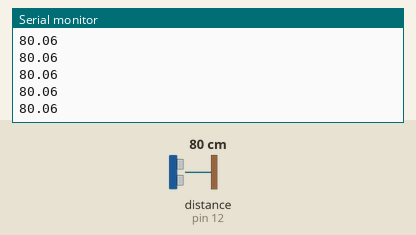
This sketch was run on a simulated Arduino Uno, built with avr-gcc and run on an emulated ATmega328P. Parts: the last lines printed to the serial monitor. Wiring (inferred from the names in the program): ultrasonic range finder: trigger pin 13; echo pin 12. Inputs (shaded band) come from the test bench; at power-on: distance to the obstacle (sensor on pin 12) 80 cm. The echo pulse lasts 58.3 µs per cm.

Above: at 1.2 s.
1.3 s: distance to the obstacle (sensor on pin 12) set to 2 cm
At 2.3 s:
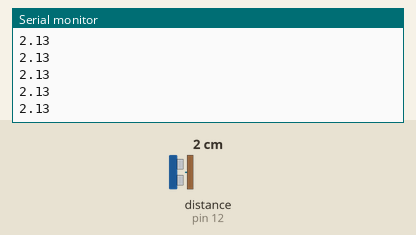
2.8 s: distance to the obstacle (sensor on pin 12) set to 4 cm
At 3.8 s:
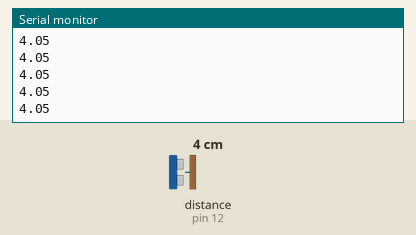
Timing chart, 0 to 5.8 s (numbered marks = the images above; inputs shaded):
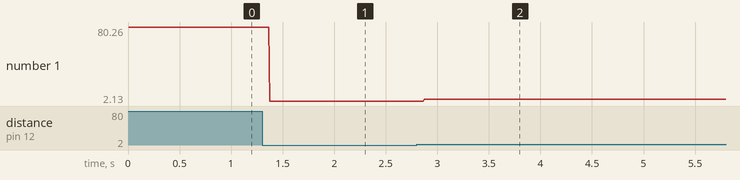

The sketch:

alt_ultrasonic_test.ino
```cpp
#include <arduino.h>
#include <Servo.h>
#include <Wire.h>          //  GYRO (I2C communication)
#include <MPU6050.h>      //  GYRO (library)


const int trig = 13;
int echo = 12;

void setup() {
  pinMode(trig, OUTPUT);
  pinMode(echo, INPUT);

  Serial.begin(9600);

}

void loop() {
  float start_time;
  float end_time;
  digitalWrite(trig, LOW);
  delayMicroseconds(2);
  digitalWrite(trig, HIGH);
  delayMicroseconds(10);
  digitalWrite(trig, LOW);
  long timeout = micros() + 30000;
  while (digitalRead(echo) == LOW){
    if (micros() > timeout){
      return;
    }
  } //this waits for the echo to go high (it keeps looping (doing nothing) until it goes hgih)
    start_time = micros();
  timeout = micros() + 30000;
  while (digitalRead(echo) == HIGH){
    if (micros() > timeout){
      return;
    }
  }
    end_time = micros();

  float duration = (end_time - start_time);
  float distance = duration * (0.0343/2);
  Serial.println(distance);


}
```

Measured:
- after the input at 1.3 s, the serial monitor: prints a new line after 0.07 s (image 1)
- after the input at 2.8 s, the serial monitor: prints a new line after 0.07 s (image 2)
- plotted number 1: 80.06 → 2.13 after the input at 1.3 s, 2.13 → 4 after the input at 2.8 s
